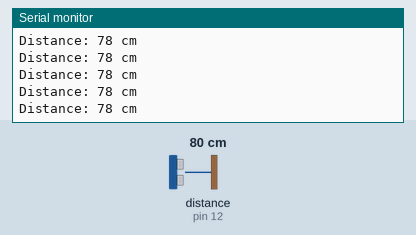
Recording of a sketch running on a simulated Arduino Uno, built with avr-gcc and run on an emulated ATmega328P. Parts: the last lines printed to the serial monitor. Wiring (inferred from the names in the program): ultrasonic range finder: trigger pin 13; echo pin 12. The inputs (shaded band) are chosen by the test bench; at power-on: distance to the obstacle (sensor on pin 12) 80 cm. The echo pulse lasts 58.3 µs per cm.

Above: at 1.2 s.
1.3 s: distance to the obstacle (sensor on pin 12) set to 2 cm
At 1.8 s:
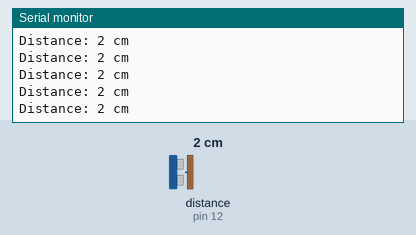
4.3 s: distance to the obstacle (sensor on pin 12) set to 120 cm
At 5.3 s:
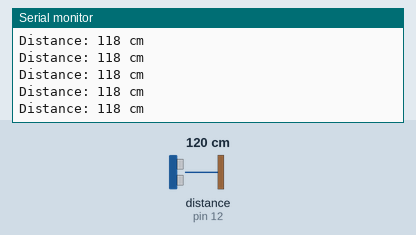
7.3 s: distance to the obstacle (sensor on pin 12) set to 4 cm
At 7.8 s:
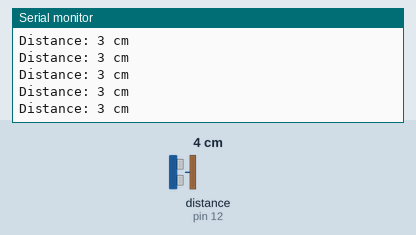
10.3 s: distance to the obstacle (sensor on pin 12) set to 18 cm
At 11.1 s:
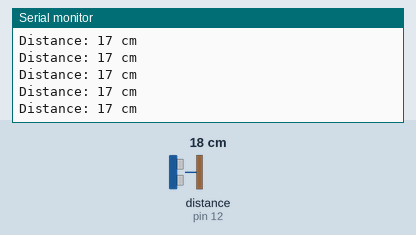
19.3 s: distance to the obstacle (sensor on pin 12) set to 9 cm
At 19.8 s:
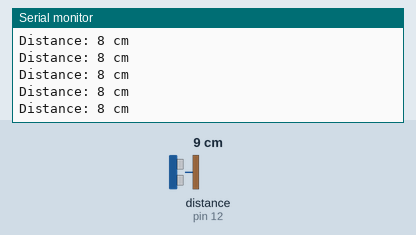
Timing chart, 0 to 22.3 s (numbered marks = the images above; inputs shaded):
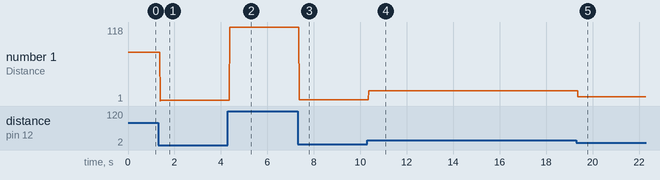

Measured:
- after the input at 1.3 s, the serial monitor: prints a new line after 0.08 s (image 1)
- after the input at 4.3 s, the serial monitor: prints a new line after 0.08 s (image 2)
- after the input at 7.3 s, the serial monitor: prints a new line after 0.07 s (image 3)
- after the input at 10.3 s, the serial monitor: prints a new line after 0.07 s (image 4)
- after the input at 19.3 s, the serial monitor: prints a new line after 0.07 s (image 5)
- plotted number 1: 78 → 2 after the input at 1.3 s, 2 → 118 after the input at 4.3 s, 118 → 3 after the input at 7.3 s, 3 → 17 after the input at 10.3 s, 17 → 8 after the input at 19.3 s

The sketch:

ultrasonic1.ino
```cpp
long dur;
int dis;
int trigPin=13;
int echoPin=12;

void setup() {
  pinMode(trigPin, OUTPUT);
  pinMode(echoPin, INPUT);
  Serial.begin(9600);
}
void loop() {
  digitalWrite(trigPin, LOW);
  delayMicroseconds(10);
  digitalWrite(trigPin, HIGH);
  delayMicroseconds(10);
  digitalWrite(trigPin, LOW);
  dur = pulseIn(echoPin, HIGH);
  dis = dur * 0.034 / 2;
  Serial.print("Distance: ");
  Serial.print(dis);
  Serial.println(" cm");
}
```
